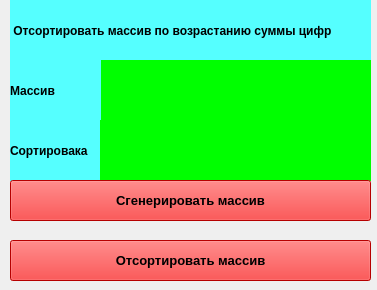
<?xml version="1.0" encoding="UTF-8"?>
<ui version="4.0">
 <class>MainWindow</class>
 <widget class="QMainWindow" name="MainWindow">
  <property name="geometry">
   <rect>
    <x>0</x>
    <y>0</y>
    <width>377</width>
    <height>290</height>
   </rect>
  </property>
  <property name="windowTitle">
   <string>MainWindow</string>
  </property>
  <widget class="QWidget" name="centralwidget">
   <widget class="QLabel" name="Info">
    <property name="geometry">
     <rect>
      <x>10</x>
      <y>0</y>
      <width>361</width>
      <height>61</height>
     </rect>
    </property>
    <property name="font">
     <font>
      <weight>75</weight>
      <bold>true</bold>
     </font>
    </property>
    <property name="styleSheet">
     <string notr="true">background-color: rgb(85, 255, 255);</string>
    </property>
    <property name="text">
     <string> Отсортировать массив по возрастанию суммы цифр</string>
    </property>
   </widget>
   <widget class="QLabel" name="gen_massiv">
    <property name="geometry">
     <rect>
      <x>100</x>
      <y>60</y>
      <width>271</width>
      <height>61</height>
     </rect>
    </property>
    <property name="font">
     <font>
      <pointsize>10</pointsize>
      <weight>75</weight>
      <bold>true</bold>
     </font>
    </property>
    <property name="styleSheet">
     <string notr="true">background-color: rgb(0, 255, 0);</string>
    </property>
    <property name="text">
     <string/>
    </property>
   </widget>
   <widget class="QLabel" name="info_massiv">
    <property name="geometry">
     <rect>
      <x>10</x>
      <y>60</y>
      <width>91</width>
      <height>61</height>
     </rect>
    </property>
    <property name="font">
     <font>
      <weight>75</weight>
      <bold>true</bold>
     </font>
    </property>
    <property name="styleSheet">
     <string notr="true">background-color: rgb(85, 255, 255);</string>
    </property>
    <property name="text">
     <string>Массив</string>
    </property>
   </widget>
   <widget class="QLabel" name="Info_sort">
    <property name="geometry">
     <rect>
      <x>10</x>
      <y>120</y>
      <width>91</width>
      <height>61</height>
     </rect>
    </property>
    <property name="font">
     <font>
      <weight>75</weight>
      <bold>true</bold>
     </font>
    </property>
    <property name="styleSheet">
     <string notr="true">background-color: rgb(85, 255, 255);</string>
    </property>
    <property name="text">
     <string>Сортировака</string>
    </property>
   </widget>
   <widget class="QLabel" name="gen_sort_massiv">
    <property name="geometry">
     <rect>
      <x>100</x>
      <y>120</y>
      <width>271</width>
      <height>61</height>
     </rect>
    </property>
    <property name="font">
     <font>
      <pointsize>10</pointsize>
      <weight>75</weight>
      <bold>true</bold>
     </font>
    </property>
    <property name="styleSheet">
     <string notr="true">background-color: rgb(0, 255, 0);</string>
    </property>
    <property name="text">
     <string/>
    </property>
   </widget>
   <widget class="QPushButton" name="btn_gen_massiv">
    <property name="geometry">
     <rect>
      <x>10</x>
      <y>180</y>
      <width>361</width>
      <height>41</height>
     </rect>
    </property>
    <property name="font">
     <font>
      <pointsize>10</pointsize>
      <weight>75</weight>
      <bold>true</bold>
     </font>
    </property>
    <property name="styleSheet">
     <string notr="true">background-color: rgb(255, 0, 0);</string>
    </property>
    <property name="text">
     <string>Сгенерировать массив</string>
    </property>
   </widget>
   <widget class="QPushButton" name="btn_sort_massiv">
    <property name="geometry">
     <rect>
      <x>10</x>
      <y>240</y>
      <width>361</width>
      <height>41</height>
     </rect>
    </property>
    <property name="font">
     <font>
      <pointsize>10</pointsize>
      <weight>75</weight>
      <bold>true</bold>
     </font>
    </property>
    <property name="styleSheet">
     <string notr="true">background-color: rgb(255, 0, 0);</string>
    </property>
    <property name="text">
     <string>Отсортировать массив</string>
    </property>
   </widget>
  </widget>
 </widget>
 <resources/>
 <connections/>
</ui>
